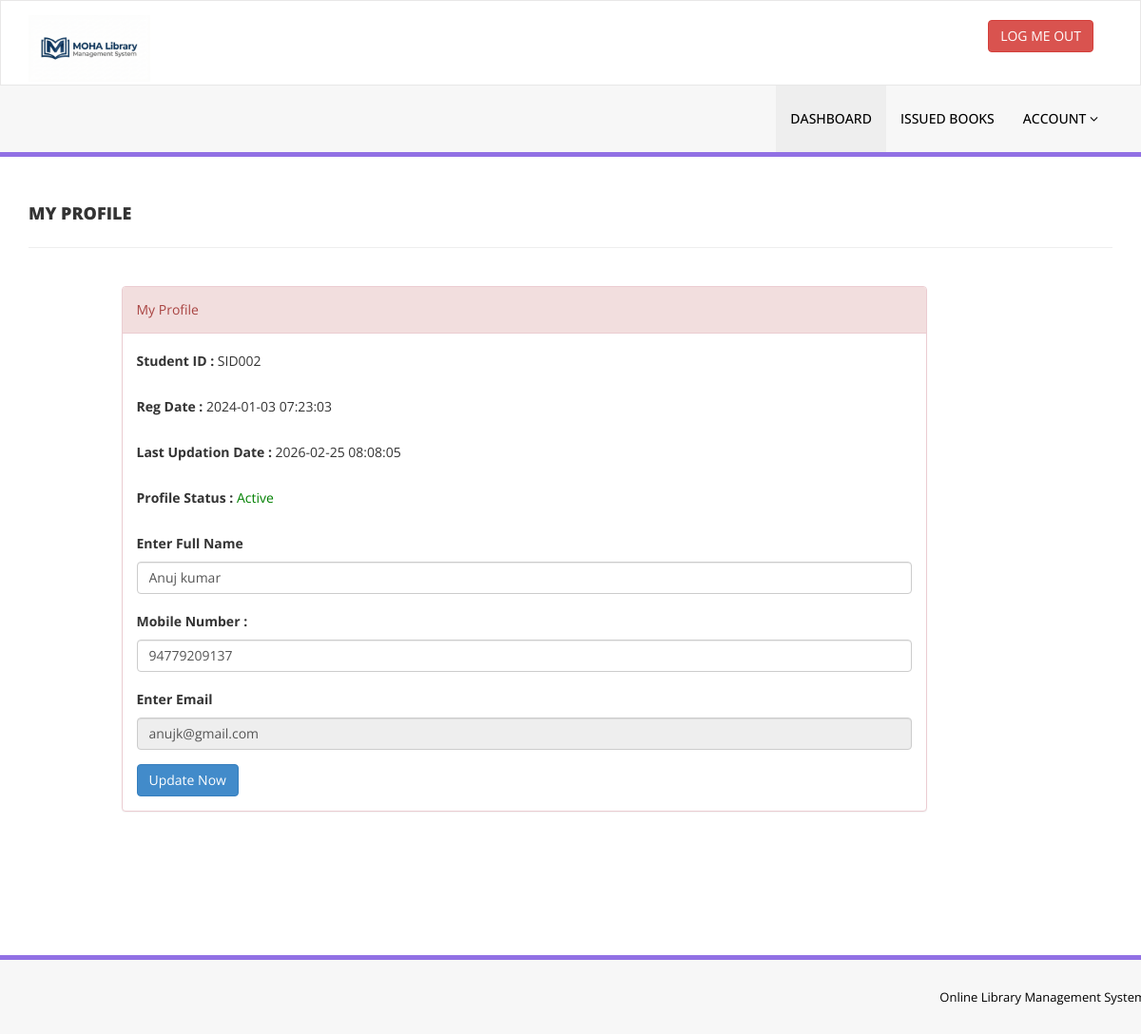
The app's page /my-profile.php (signed in), older data.
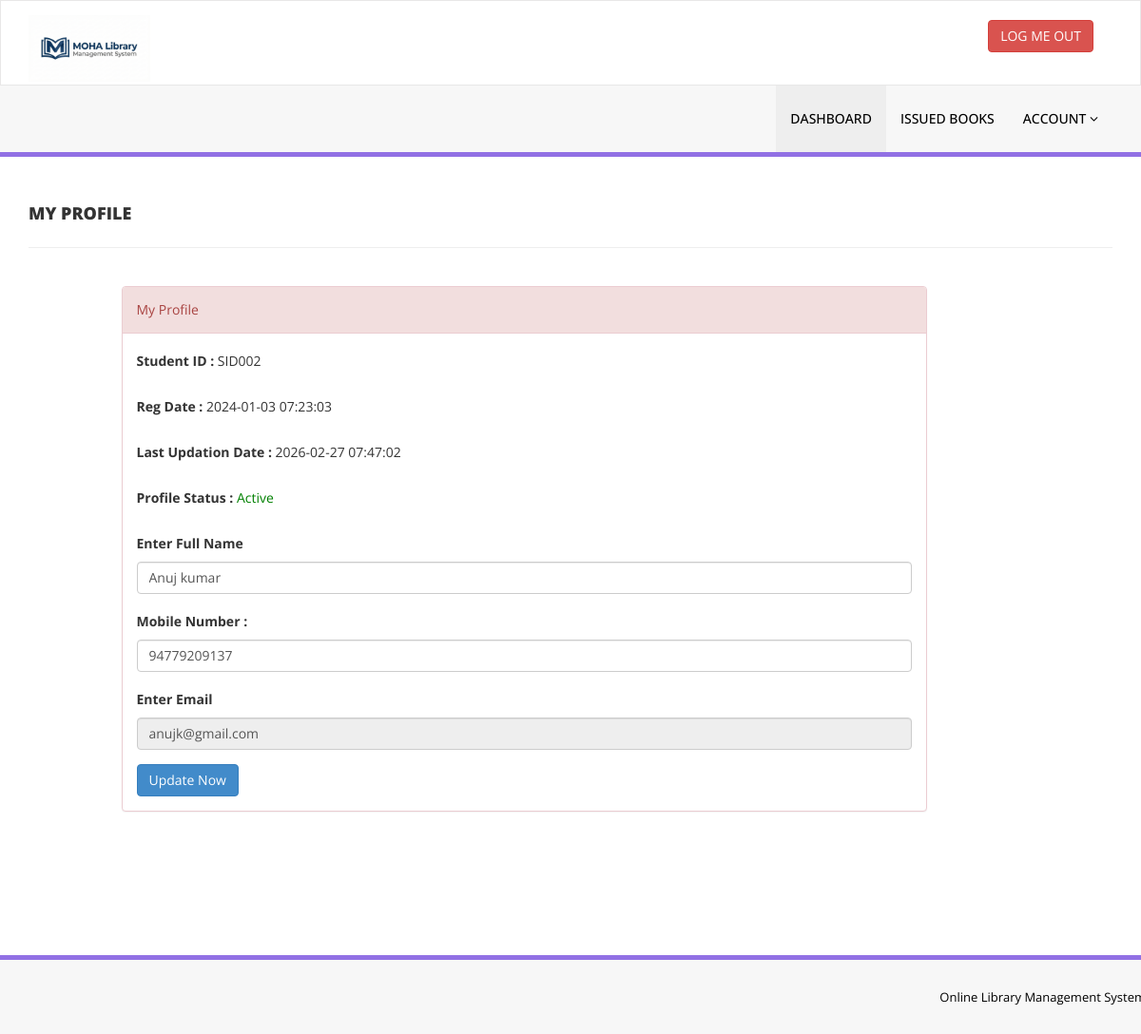
The same page, newer data.
### tables this page shows
CREATE TABLE `tblstudents` (
  `id` int(11) NOT NULL,
  `StudentId` varchar(100) DEFAULT NULL,
  `FullName` varchar(120) DEFAULT NULL,
  `EmailId` varchar(120) DEFAULT NULL,
  `MobileNumber` char(11) DEFAULT NULL,
  `Password` varchar(120) DEFAULT NULL,
  `Status` int(1) DEFAULT NULL,
  `approval` int(1) DEFAULT NULL,
  `RegDate` timestamp NULL DEFAULT current_timestamp(),
  `UpdationDate` timestamp NULL DEFAULT NULL ON UPDATE current_timestamp()
);

### my-profile.php (the view, shortened to what this page needs)
<?php
include('includes/config.php');
if(strlen($_SESSION['login'])==0)
    {
header('location:index.php');
}
else{
?>
<!DOCTYPE html>
<html xmlns="http://www.w3.org/1999/xhtml">
<head>
    <link href="assets/css/bootstrap.css" rel="stylesheet" />
    <link href="assets/css/font-awesome.css" rel="stylesheet" />
    <link href="assets/css/style.css" rel="stylesheet" />
</head>
<body>
<?php include('includes/header.php');?>
    <div class="content-wrapper">
         <div class="container">
        <div class="row pad-botm">
            <div class="col-md-12">
                <h4 class="header-line">My Profile</h4>
                            </div>
        </div>
             <div class="row">
<div class="col-md-9 col-md-offset-1">
               <div class="panel panel-danger">
                        <div class="panel-heading">
                           My Profile
                        </div>
                        <div class="panel-body">
                            <form name="signup" method="post">
<?php
$sid=$_SESSION['stdid'];
$sql="SELECT StudentId,FullName,EmailId,MobileNumber,RegDate,UpdationDate,Status from  tblstudents  where StudentId=:sid ";
$query = $dbh -> prepare($sql);
$query-> bindParam(':sid', $sid, PDO::PARAM_STR);
$query->execute();
$results=$query->fetchAll(PDO::FETCH_OBJ);
if($query->rowCount() > 0)
{
foreach($results as $result)
{               ?>
<div class="form-group">
<label>Student ID : </label>
<?php echo htmlentities($result->StudentId);?>
</div>
<div class="form-group">
<label>Reg Date : </label>
<?php echo htmlentities($result->RegDate);?>
</div>
<?php if($result->UpdationDate!=""){?>
<div class="form-group">
<label>Last Updation Date : </label>
<?php echo htmlentities($result->UpdationDate);?>
</div>
<?php } ?>
<div class="form-group">
<label>Profile Status : </label>
<?php if($result->Status==1){?>
<span style="color: green">Active</span>
<?php } else { ?>
<span style="color: red">Blocked</span>
<?php }?>
</div>
<div class="form-group">
<label>Enter Full Name</label>
<input class="form-control" type="text" name="fullanme" value="<?php echo htmlentities($result->FullName);?>" autocomplete="off" required />
</div>
<div class="form-group">
<label>Mobile Number :</label>
<input class="form-control" type="text" name="mobileno" maxlength="10" value="<?php echo htmlentities($result->MobileNumber);?>" autocomplete="off" required />
</div>
<div class="form-group">
<label>Enter Email</label>
<input class="form-control" type="email" name="email" id="emailid" value="<?php echo htmlentities($result->EmailId);?>"  autocomplete="off" required readonly />
</div>
<?php }} ?>
<button type="submit" name="update" class="btn btn-primary" id="submit">Update Now </button>
                                    </form>
                            </div>
                        </div>
                            </div>
        </div>
    </div>
    </div>
    <?php include('includes/footer.php');?>
</body>
</html>
<?php } ?>

Row changes from the older to the newer data that the page shows:
changed tblstudents "SID002": UpdationDate "2026-02-25 08:08:05" → "2026-02-27 07:47:02"
